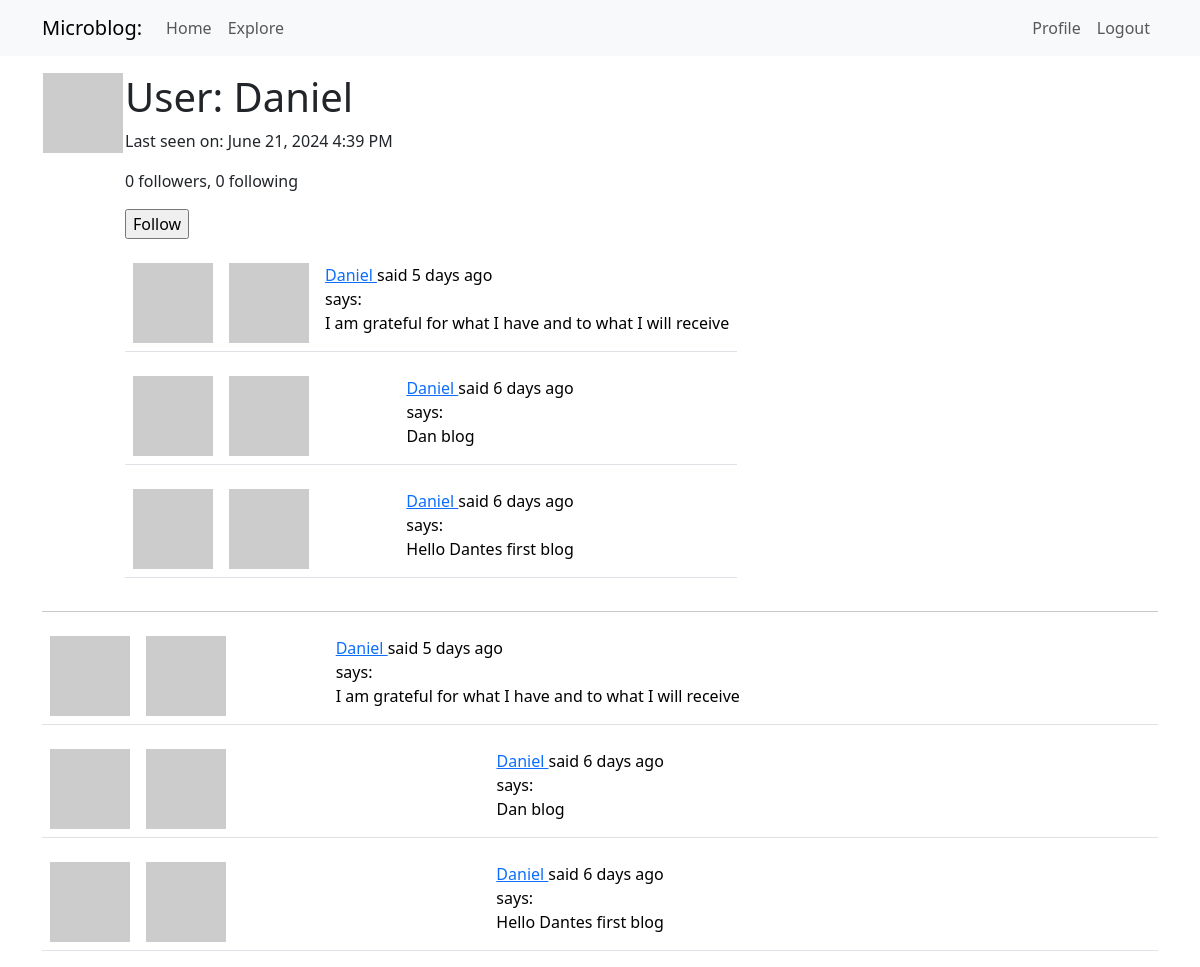
/user/Daniel (signed in), run on the app's committed database.
### app/models.py (models this page shows, shortened)
class User(UserMixin, db.Model):
    id: so.Mapped[int] = so.mapped_column(primary_key=True)
    username: so.Mapped[str] = so.mapped_column(sa.String(64), index=True,
                                                unique=True)
    email: so.Mapped[str] = so.mapped_column(sa.String(120), index=True,
                                             unique=True)
    password_hash: so.Mapped[Optional[str]] = so.mapped_column(sa.String(256))
    about_me: so.Mapped[Optional[str]] = so.mapped_column(sa.String(140))
    last_seen: so.Mapped[Optional[datetime]] = so.mapped_column(
        default=lambda: datetime.now(timezone.utc))
    posts: so.WriteOnlyMapped['Post'] = so.relationship(back_populates='author')
    following: so.WriteOnlyMapped['User'] = so.relationship(
        secondary=followers, primaryjoin=(followers.c.follower_id == id),
        secondaryjoin=(followers.c.followed_id==id),
        back_populates='followers'
    )
    followers: so.WriteOnlyMapped['User'] = so.relationship(
        secondary=followers, primaryjoin=(followers.c.followed_id == id),
        secondaryjoin=(followers.c.follower_id == id),
        back_populates='following'
    )
    def avatar(self, size):
        digest = hashlib.md5(self.email.lower().encode('utf-8')).hexdigest()
        return f'https://www.gravatar.com/avatar/{digest}?d=identicon&s={size}'
    @login.user_loader
    def load_user(id):
        return db.session.get(User, int(id))
    def is_following(self, user):
        query = self.following.select().where(User.id == user.id)
        return db.session.scalar(query) is not None
    def followers_count(self):
        query = sa.select(sa.func.count()).select_from(
            self.followers.select().subquery())
        return db.session.scalar(query)
    def following_count(self):
        query = sa.select(sa.func.count()).select_from(
            self.following.select().subquery())
        return db.session.scalar(query)

class Post(db.Model):
    id: so.Mapped[int] = so.mapped_column(primary_key=True)
    body: so.Mapped[str] = so.mapped_column(sa.String(140))
    timestamp: so.Mapped[datetime] = so.mapped_column(
        index=True, default=lambda: datetime.now(timezone.utc))
    user_id: so.Mapped[int] = so.mapped_column(sa.ForeignKey('user.id'),
                                               index=True
    )
    author: so.Mapped[User] = so.relationship('User', back_populates='posts')

### app/routes.py (the view)
@app.route('/user/<username>')
@login_required
def user(username):
    user = db.first_or_404(sa.select(User).where(User.username == username))
    page = request.args.get('page', 1, type=int)
    query = user.posts.select().order_by(Post.timestamp.desc())
    posts = db.paginate(query, page=page, per_page=app.config['POSTS_PER_PAGE'],
                        error_out=False)
    next_url = url_for('user', username=user.username, page=posts.next_num) \
        if posts.has_next else None
    prev_url = url_for('user', username=user.username, page=posts.prev_num) \
        if posts.has_prev else None
    form = EmptyForm()
    return render_template('user.html', user=user, posts=posts, form=form, prev_url=prev_url, next_url=next_url)

### app/forms.py
class EmptyForm(FlaskForm):
    submit = SubmitField('Submit')

### app/routes.py (called while the page is built)
@app.before_request
def before_request():
    if current_user.is_authenticated:
        current_user.last_seen = datetime.now(timezone.utc)
        db.session.commit()

### app/templates/user.html (shortened to what this page needs)
{% extends "base.html" %}
{% block content %}
<table>
    <tr valign="top">
        <td><img src="{{ user.avatar(128)}}"></td>
        <td>
            <h1>User: {{user.username }}</h1>
            {% if user.last_seen %}
            <p>Last seen on: {{ moment(user.last_seen).format('LLL') }}</p>{% endif %}
            <p>{{user.followers_count()}} followers, {{ user.following_count()}} following</p>
            {% if user == current_user %}
            <p><a href="{{ url_for('edit_profile') }}">Edit your profile</a></p>
            {% elif not current_user.is_following(user) %}
            <p>
                <form action="{{ url_for('follow', username=user.username)}}" method="post">
                    {{ form.submit(value='Follow')}}
                </form>
            </p>
            {% endif %}
            {% for post in posts %}
            {% include '_post.html' %}
        {% endfor %}
        </td>
    </tr>
</table>
<hr>
{% for post in posts %}
{% include '_post.html' %}
{%endfor %}
{% endblock %}

### app/templates/_post.html
<table class="table table-hover">
    <tr >
        <td width="70px">
            <img src="{{post.author.avatar(36) }}"></td>
        <td>
            <a href="{{ url_for('user', username=post.author.username)}}">
                <img src="{{post.author.avatar(70)}}" />
            </a>
            <td>
                <a href="{{ url_for('user', username=post.author.username)}}">
                    {{ post.author.username}}
                </a>
                said {{ moment(post.timestamp).fromNow()}}
                <br>
                says: <br> {{post.body}} </td>
            </td>
    </tr>
</table>

### data on the page
User: username "Daniel", last_seen "June 21, 2024 4:39 PM"
Post: author.username "Daniel", timestamp "5 days ago", body "I am grateful for what I have and to what I will receive"
Post: author.username "Daniel", timestamp "6 days ago", body "Dan blog"
Post: author.username "Daniel", timestamp "6 days ago", body "Hello Dantes first blog"

### other printed values
{{ user.followers_count() }} "0"
{{ user.following_count() }} "0"
